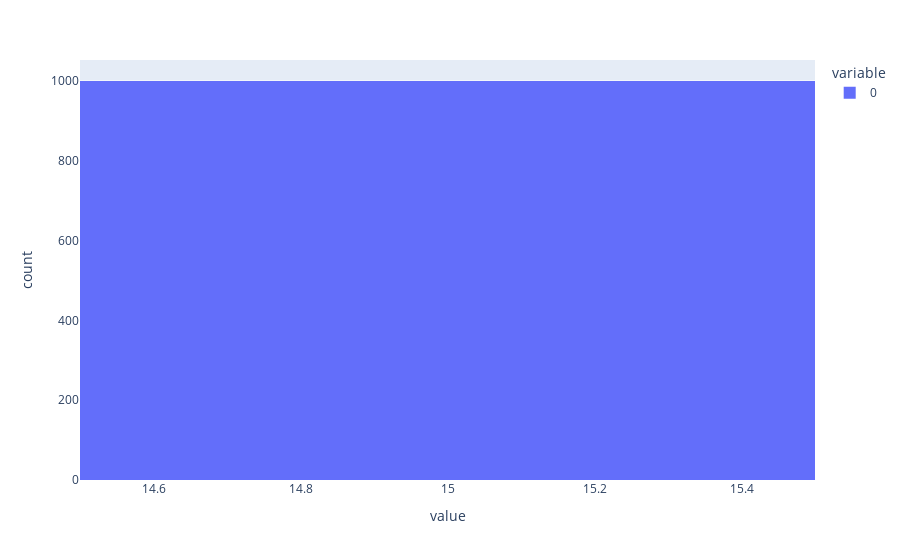

Here is the notebook cell this chart was saved with:
### Code cell
px.histogram(cutoff_iterations_sgd, nbins=100)

### Figure 1 — Plotly figure (JSON) as saved in the notebook; plotly's stock layout.template omitted (floating-point values rounded to 4 significant figures; data arrays with more than 128 entries replaced by an {"elided": "..."} marker saying what was removed)
{"data": [{"alignmentgroup": "True", "bingroup": "x", "hovertemplate": "variable=0<br>value=%{x}<br>count=%{y}<extra></extra>", "legendgroup": "0", "marker": {"color": "#636efa", "pattern": {"shape": ""}}, "name": "0", "nbinsx": 100, "offsetgroup": "0", "orientation": "v", "showlegend": true, "type": "histogram", "x": {"elided": "1000 int values"}, "xaxis": "x", "yaxis": "y"}], "layout": {"barmode": "relative", "legend": {"title": {"text": "variable"}, "tracegroupgap": 0}, "margin": {"t": 60}, "xaxis": {"anchor": "y", "domain": [0, 1], "title": {"text": "value"}}, "yaxis": {"anchor": "x", "domain": [0, 1], "title": {"text": "count"}}}}
